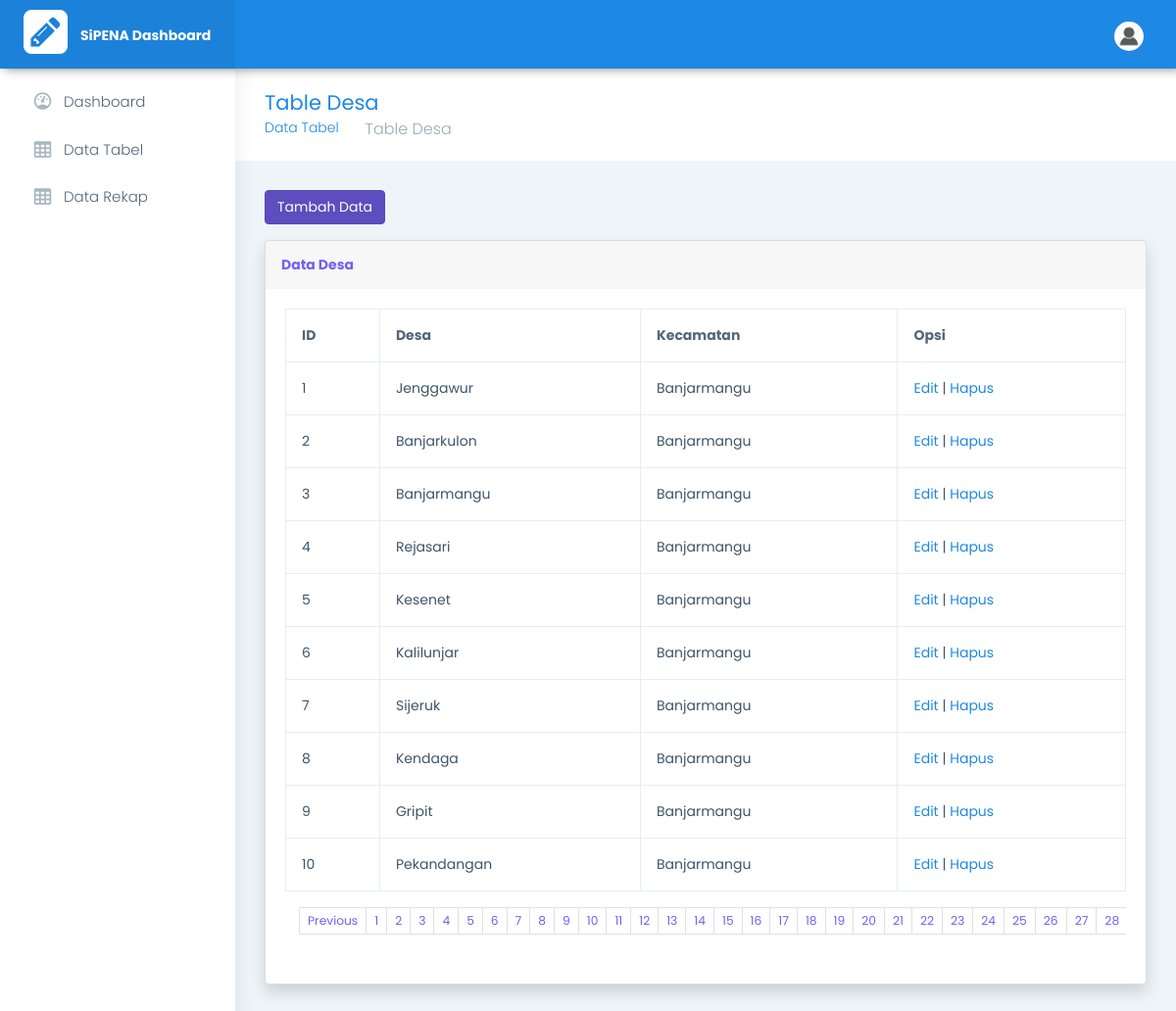
The page /pages-desa.php (signed in) on the database its author committed.
### tables this page shows
CREATE TABLE `desa_detail`  (
  `id_desa_detail` int(11) NOT NULL AUTO_INCREMENT,
  `desa` varchar(255) NULL DEFAULT NULL,
  `id_kec_detail` int(11) NULL DEFAULT NULL,
  PRIMARY KEY (`id_desa_detail`) USING BTREE,
  INDEX `des_kec`(`id_kec_detail`) USING BTREE,
  CONSTRAINT `des_kec` FOREIGN KEY (`id_kec_detail`) REFERENCES `kec_detail` (`id_kec_detail`) ON DELETE CASCADE ON UPDATE CASCADE
);

CREATE TABLE `kec_detail`  (
  `id_kec_detail` int(11) NOT NULL AUTO_INCREMENT,
  `kecamatan` varchar(255) NULL DEFAULT NULL,
  PRIMARY KEY (`id_kec_detail`) USING BTREE,
  INDEX `kecamatan`(`kecamatan`) USING BTREE
);

### html/pages-desa.php (the view, shortened to what this page needs)
<!DOCTYPE html>
<html dir="ltr" lang="en">
<head>
    <link href="../assets/plugins/chartist-js/dist/chartist.min.css" rel="stylesheet">
    <link href="../assets/plugins/chartist-js/dist/chartist-init.css" rel="stylesheet">
    <link href="../assets/plugins/chartist-plugin-tooltip-master/dist/chartist-plugin-tooltip.css" rel="stylesheet">
    <link href="../assets/plugins/c3-master/c3.min.css" rel="stylesheet">
    <link href="css/style.min.css" rel="stylesheet">
</head>
<body>
    <div id="main-wrapper" data-layout="vertical" data-navbarbg="skin5" data-sidebartype="full" data-sidebar-position="absolute" data-header-position="absolute" data-boxed-layout="full">
        <header class="topbar" data-navbarbg="skin6">
            <nav class="navbar top-navbar navbar-expand-md navbar-dark">
                <div class="navbar-header" data-logobg="skin6">
                    <a class="navbar-brand ms-4" href="home.php">
                        <b class="logo-icon">
                            <img src="img/logo1.png" class="me-2 figure-img img-fluid rounded" width="45" height="45">
                        </b>
                        <span class="logo-text">
                            <span class="mr-3 d-none d-lg-inline text-gray-600 small" style="font-weight:bold">SiPENA Dashboard
                            </span>
                        </span>
                    </a>
                </div>
                <div class="navbar-collapse collapse" id="navbarSupportedContent" data-navbarbg="skin5">
                    <ul class="navbar-nav me-auto mt-md-0 ">
                        <li class="nav-item search-box">
                            <a class="nav-link text-muted" href="javascript:void(0)"><i class="ti-search"></i></a>
                        </li>
                    </ul>
                    <ul class="navbar-nav">
                        <li class="nav-item dropdown">
                            <a class="nav-link dropdown-toggle text-muted waves-effect waves-dark" href="#" id="navbarDropdown" role="button" data-bs-toggle="dropdown" aria-expanded="false">
                                <img class="profile-pic me-2" src="../html/img/user/person-icon.png" />
                            </a>
                        </li>
                    </ul>
                </div>
            </nav>
        </header>
        <aside class="left-sidebar" data-sidebarbg="skin6">
            <div class="scroll-sidebar">
                <nav class="sidebar-nav">
                    <ul id="sidebarnav">
                        <li class="sidebar-item"> <a class="sidebar-link waves-effect waves-dark sidebar-link" href="home.php" aria-expanded="false"><i class="mdi me-2 mdi-gauge"></i><span class="hide-menu">Dashboard</span></a></li>
                        <li class="sidebar-item"> <a class="sidebar-link waves-effect waves-dark sidebar-link" href="pages-data-table.php" aria-expanded="false"><i class="mdi me-2 mdi-table-large"></i><span class="hide-menu">Data Tabel</span></a></li>
                        <li class="sidebar-item"> <a class="sidebar-link waves-effect waves-dark sidebar-link" href="pages-data-rekap.php" aria-expanded="false"><i class="mdi me-2 mdi-table-large"></i><span class="hide-menu">Data Rekap</span></a></li>
                    </ul>
                </nav>
            </div>
        </aside>
        <div class="page-wrapper">
            <div class="page-breadcrumb">
                <div class="row align-items-center">
                    <div class="col-md-6 col-8 align-self-center">
                        <h3 class="page-title mb-0 p-0">Table Desa</h3>
                        <div class="d-flex align-items-center">
                            <nav aria-label="breadcrumb">
                                <ol class="breadcrumb">
                                    <li class="breadcrumb-item"><a href="pages-data-table.php">Data Tabel</a></li>
                                    <li class="breadcrumb-item active" aria-current="page">Table Desa</li>
                                </ol>
                            </nav>
                        </div>
                    </div>
                </div>
            </div>
            <div class="container-fluid">
                <?php include 'conn.php'; ?>
                <a href="#" data-bs-toggle="modal" data-bs-target="#modal" class="btn btn-primary btn-ms active" role="button" aria-pressed="true">Tambah Data</a>
                <div class="card shadow mb-4">
                    <div class="card-header py-3">
                        <h6 class="m-0 font-weight-bold text-primary">Data Desa</h6>
                    </div>
                    <div class="card-body">
                        <div class="table-responsive">
                            <table class="table table-bordered" id="dataTable" width="100%" cellspacing="0">
                                <thead>
                                    <th>ID</th>
                                    <th>Desa</th>
                                    <th>Kecamatan</th>
                                    <th>Opsi</th>
                                </thead>
                                <?php
                                $halaman = 10;
                                $page = isset($_GET["halaman"]) ? (int)$_GET["halaman"] : 1;
                                $mulai = ($page > 1) ? ($page * $halaman) - $halaman : 0;
                                $previous = $page - 1;
                                $result = mysqli_query($conn, "SELECT * FROM desa_detail");
                                $total = mysqli_num_rows($result);
                                $pages = ceil($total / $halaman);
                                $sql = mysqli_query($conn, "SELECT * FROM desa_detail
                                JOIN kec_detail ON desa_detail.id_kec_detail = kec_detail.id_kec_detail LIMIT $mulai, $halaman ");
                                $no = $mulai + 1;
                                while ($row = mysqli_fetch_array($sql)) {
                                ?>
                                    <tbody>
                                        <td><?php echo $no++; ?></td>
                                        <td><?php echo $row['desa']; ?></td>
                                        <td><?php echo $row['kecamatan']; ?></td>
                                        <td>
                                            <a href="#" data-bs-toggle="modal" data-bs-target="#edit<?php echo $row['id_desa_detail']; ?>">Edit</a> |
                                            <a href="#" data-bs-toggle="modal" data-bs-target="#hapus<?php echo $row['id_desa_detail']; ?>">Hapus</a>
                                        </td>
                                    </tbody>
                                <?php } ?>
                            </table>
                            <nav>
                                <ul class="pagination pagination-sm">
                                    <li class="page-item">
                                        <a class="page-link" <?php if ($page > 1) {
                                                                    echo "href='?halaman=$previous'";
                                                                } ?>>Previous</a>
                                    </li>
                                    <?php
                                    for ($x = 1; $x <= $pages; $x++) {
                                    ?>
                                        <li class="page-item"><a class="page-link" href="?halaman=<?php echo $x ?>"><?php echo $x; ?></a></li>
                                    <?php
                                    }
                                    ?>
                                </ul>
                            </nav>
                        </div>
                    </div>
                </div>
            </div>
        </div>
    </div>
</body>
</html>

### rows shown on the page
desa_detail: desa "Jenggawur", id_kec_detail.kecamatan "Banjarmangu"
desa_detail: desa "Banjarkulon", id_kec_detail.kecamatan "Banjarmangu"
desa_detail: desa "Banjarmangu", id_kec_detail.kecamatan "Banjarmangu"
desa_detail: desa "Rejasari", id_kec_detail.kecamatan "Banjarmangu"
desa_detail: desa "Kesenet", id_kec_detail.kecamatan "Banjarmangu"
desa_detail: desa "Kalilunjar", id_kec_detail.kecamatan "Banjarmangu"
desa_detail: desa "Sijeruk", id_kec_detail.kecamatan "Banjarmangu"
desa_detail: desa "Kendaga", id_kec_detail.kecamatan "Banjarmangu"
desa_detail: desa "Gripit", id_kec_detail.kecamatan "Banjarmangu"
desa_detail: desa "Pekandangan", id_kec_detail.kecamatan "Banjarmangu"
